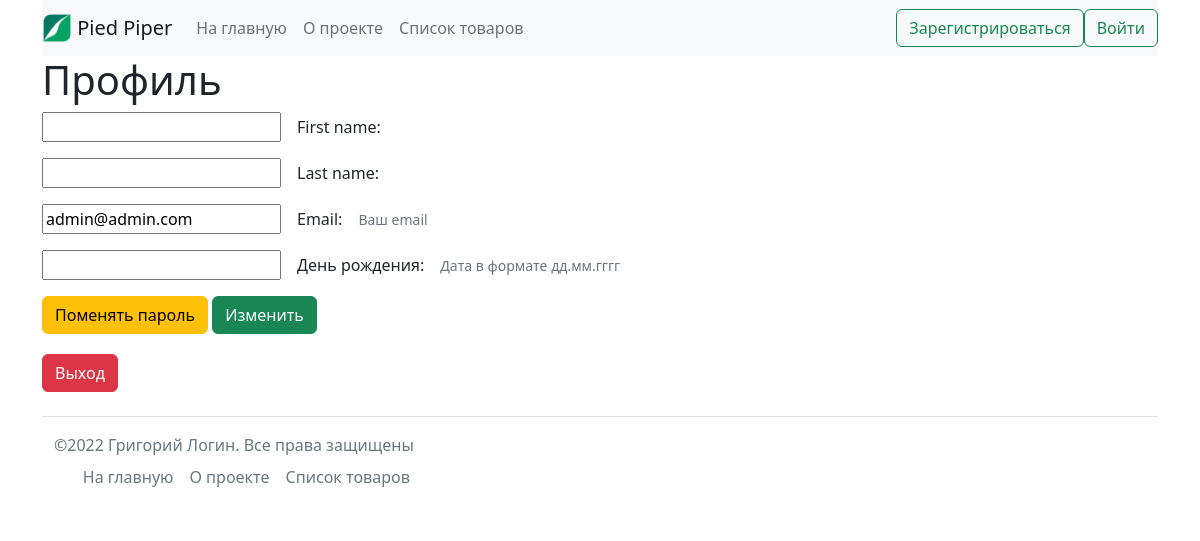
Before: /profile/1/edit/ with the older database file.
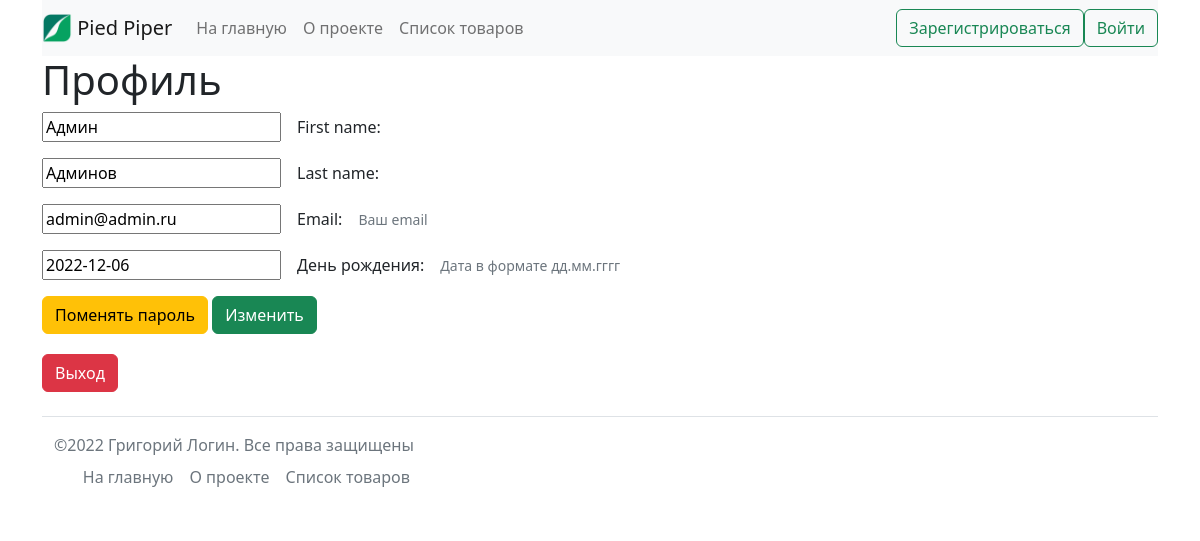
After: the same page with the newer database file.
### users/models.py (models this page shows, shortened)
class CustomUser(AbstractUser):
    username = None
    email = models.EmailField(
        'email',
        unique=True,
        help_text='Ваш email',
    )
    birthday = models.DateField(
        'день рождения',
        null=True,
        blank=True,
        help_text='Дата в формате дд.мм.гггг',
    )
    USERNAME_FIELD = 'email'
    REQUIRED_FIELDS = []
    objects = CustomUserManager()
    class Meta:
        verbose_name = 'пользователь'
        verbose_name_plural = 'пользователи'

### users/views.py (the view)
class ProfileEditView(generic.edit.UpdateView):
    model = CustomUser
    form_class = CustomUserChangeForm
    template_name = 'users/profile.html'
    success_url = reverse_lazy('homepage:home')
    def get_context_data(self, **kwargs):
        context = super(
            ProfileEditView,
            self,
        ).get_context_data(**kwargs)
        context['title'] = 'Ваш профиль'
        return context

### users/forms.py
class CustomUserChangeForm(UserChangeForm):
    password = None
    class Meta:
        model = CustomUser
        fields = ('first_name', 'last_name', 'email', 'birthday')

### core/context_processors.py (called while the page is built)
def birthday(request):
    return {
        'birthday': CustomUser.objects.filter(birthday=date.today()),
        }

### templates/users/profile.html (shortened to what this page needs)
{% extends 'base.html' %}
{% block content %}
    <h1>Профиль</h1>
    <form action="" method="post">
        {% for field in form %}
        <div class="mb-3">
            <div class="row g-3 align-items-center">
                <div class="col-auto">
                    {{ field }}
                </div>
                <div class="col-auto">
                    {{ field.label_tag }}
                </div>
                <div class="col-auto">
                    {% if field.help_text %}
                        <span class="form-text">
                            {{ field.help_text }}
                        </span>
                    {% endif %}
                </div>
            </div>
        </div>
    {% endfor %}
        <a class='btn btn-warning' href={% url 'users:password_change' %}>Поменять пароль</a>
        <input class='btn btn-success' type="submit" value="Изменить" />
    </form>
    <a style='margin-top:20px'  class='btn btn-danger' type="" href={% url 'users:logout' %}>Выход</a>
{% endblock content %}

Changed rows visible on the page:
changed CustomUser: first_name (not shown) → "Админ"; last_name (not shown) → "Админов"; email "admin@admin.com" → "admin@admin.ru"; birthday (not shown) → "2022-12-06"
